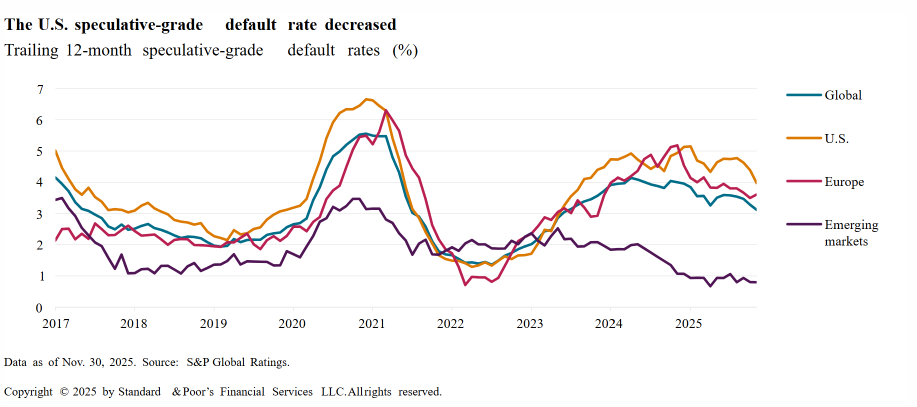
#> input picture Portfolio/machine-learning/digitise-graph/Input/digitise-graph.png, 1833 x 814 px (shown at 1/2 size)
$ jupyter execute digitise-graph.ipynb
#> lines starting #> are read from the running program, lines starting #| are printed output that depends on the picture; after the words box and inside, x2 and y2 are one past the last pixel; in counts of white or black regions, pixels touching at a corner belong together; long printed decimals are rounded
[cell 1]
#===============================================================================
#
# Name: digitise-graph.ipynb
#
# Author: MT
#
# Date: 02/01/2026
#
# Purpose: Extract data points from a graph image using Python
#
# Steps:
# Step 0: Imports
# Step 1: Helper Functions
# Step 2: Load Image
# Step 3: Crop Image
# Step 4: Process Image to Extract Data
# Step 5: Plot Extracted Data
#
#===============================================================================

[cell 2]
#===============================================================================
# Step 0: Imports

# Pandas and NumPy
import numpy as np
import pandas as pd

# Python Imaging Library
from PIL import Image

# Plotting
import matplotlib.pyplot as plt
import seaborn as sns

# Warnings
import warnings
warnings.filterwarnings("ignore", category=RuntimeWarning)
#===============================================================================

[cell 3]
#===============================================================================
# Step 1: Helper Functions

#------------------
def rgb_to_hsv_array(arr_rgb_uint8: np.ndarray):
    """Vectorized RGB->HSV. Returns (h,s,v) in [0,1]."""
    rgb = arr_rgb_uint8.astype(np.float32) / 255.0
    r, g, b = rgb[..., 0], rgb[..., 1], rgb[..., 2]
    maxc = np.max(rgb, axis=2)
    minc = np.min(rgb, axis=2)
    v = maxc
    delt = maxc - minc

    s = np.where(maxc == 0, 0, delt / maxc)

    h = np.zeros_like(maxc)
    mask = delt != 0

    # Avoid warnings on divide-by-zero (masked out anyway)
    rc = np.zeros_like(maxc)
    gc = np.zeros_like(maxc)
    bc = np.zeros_like(maxc)
    rc[mask] = (maxc[mask] - r[mask]) / delt[mask]
    gc[mask] = (maxc[mask] - g[mask]) / delt[mask]
    bc[mask] = (maxc[mask] - b[mask]) / delt[mask]

    idx = mask & (r == maxc)
    h[idx] = (bc - gc)[idx]
    idx = mask & (g == maxc)
    h[idx] = 2.0 + (rc - bc)[idx]
    idx = mask & (b == maxc)
    h[idx] = 4.0 + (gc - rc)[idx]

    h = (h / 6.0) % 1.0
    return h, s, v
#------------------

#------------------
def hue_between(h, low, high):
    """Inclusive hue range, with wrap-around support."""
    if low <= high:
        return (h >= low) & (h <= high)
    return (h >= low) | (h <= high)
#------------------

#------------------
def extract_series_y(mask, plot_mask, x_min, x_max):
    """For each x, take median y of masked pixels."""
    h, w = mask.shape
    ys = np.full(w, np.nan, dtype=float)
    for x in range(x_min, x_max + 1):
        y_idx = np.where(mask[:, x] & plot_mask[:, x])[0]
        if len(y_idx):
            ys[x] = np.median(y_idx)
    return pd.Series(ys[x_min:x_max + 1], index=np.arange(x_min, x_max + 1), dtype=float)
#------------------

#------------------
def sample_monthly(series_by_x, dates, x_min, x_max):
    """Interpolate along x and sample to monthly dates."""
    s = series_by_x.interpolate(limit_direction="both")
    xs = s.index.values.astype(float)
    ys = s.values.astype(float)
    n = len(dates)
    x_pos = x_min + np.linspace(0, 1, n) * (x_max - x_min)
    sampled = np.interp(x_pos, xs, ys)
    return pd.Series(sampled, index=dates)
#------------------
#===============================================================================

[cell 4]
#===============================================================================
# Step 2: Load Image
png_path = "Input/digitise-graph.png"
img = Image.open(png_path).convert("RGB")
img
#===============================================================================

[cell 5]
#===============================================================================
# Step 3: Crop Image
crop = img.crop((20, 120, 1570, 700)).convert("RGB")
crop
#===============================================================================

[cell 6]
#===============================================================================
# Step 4: Process Image to Extract Data

arr = np.array(crop)
H, W, _ = arr.shape
#> H = 580; W = 1550

# --- Detect gridlines to map pixels -> y-axis values (0..7) ---
r, g, b = arr[:, :, 0], arr[:, :, 1], arr[:, :, 2]
gray_grid = (np.abs(r - g) < 3) & (np.abs(r - b) < 3) & (r > 215) & (r < 250)
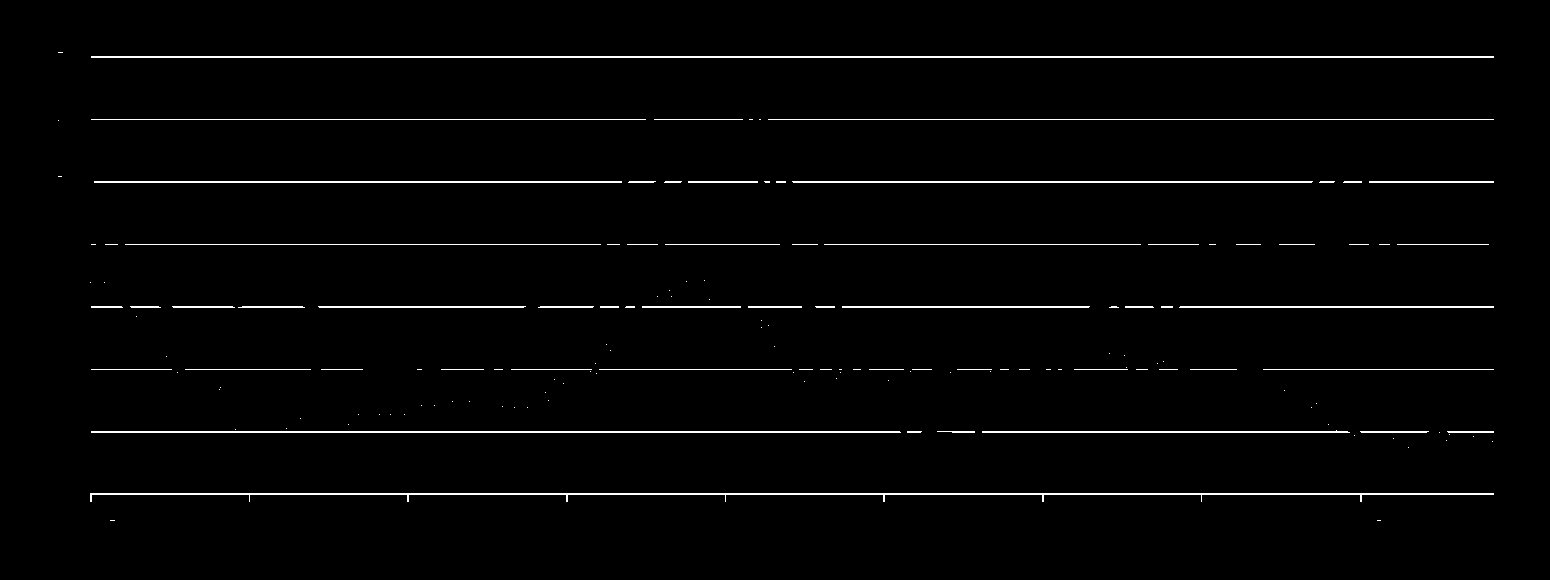
#> gray_grid: shape (580, 1550) bool; 1.9% white in thin lines or dots, all inside (x1, y1, x2, y2) = (58, 52, 1494, 521)
frac = gray_grid.mean(axis=1)
#> frac = 580 values, max 0.906 at index 493, min 0 at index 0, mean 0.0193
cand = np.where(frac > 0.2)[0]
#> cand = [56, 57, 119, 181, 182, 244, 306, 307, 369, 431, 432, 493, 494]

clusters = []
start = None
for y in cand:
    if start is None:
        start = y
        prev = y
    elif y == prev + 1:
        prev = y
    else:
        clusters.append((start, prev))
        start = y
        prev = y
#> this loop made 13 passes
#> (y, start, prev) on passes 1, 3, 4, 6, 7, 9, 10, 12: (56, 56, 56), (119, 119, 119), (181, 181, 181), (244, 244, 244), (306, 306, 306), (369, 369, 369), (431, 431, 431), (493, 493, 493)
#> (y, prev) on passes 2, 5, 8, 11, 13: (57, 57), (182, 182), (307, 307), (432, 432), (494, 494)
#> after the loop, clusters = [(56, 57), (119, 119), (181, 182), (244, 244), (306, 307), (369, 369), (431, 432)]
if start is not None:
    clusters.append((start, prev))

grid_y = np.array([(a + b) / 2 for a, b in clusters])  # 8 horizontal lines expected
#> grid_y = [56.5, 119, 181.5, 244, 306.5, 369, 431.5, 493.5]
grid_y = np.sort(grid_y)  # top->bottom
vals = np.arange(7, -1, -1)  # 7..0

# Fit y_pix = m*val + c
m, c0 = np.polyfit(vals, grid_y, 1)
#> m = -62.46; c0 = 493.8

def ypix_to_value(y_pix):
    return (y_pix - c0) / m  # m is negative

# --- Detect baseline x-range (plot width) ---
grayish = (np.abs(r - g) < 5) & (np.abs(r - b) < 5) & (r > 170) & (r < 240)
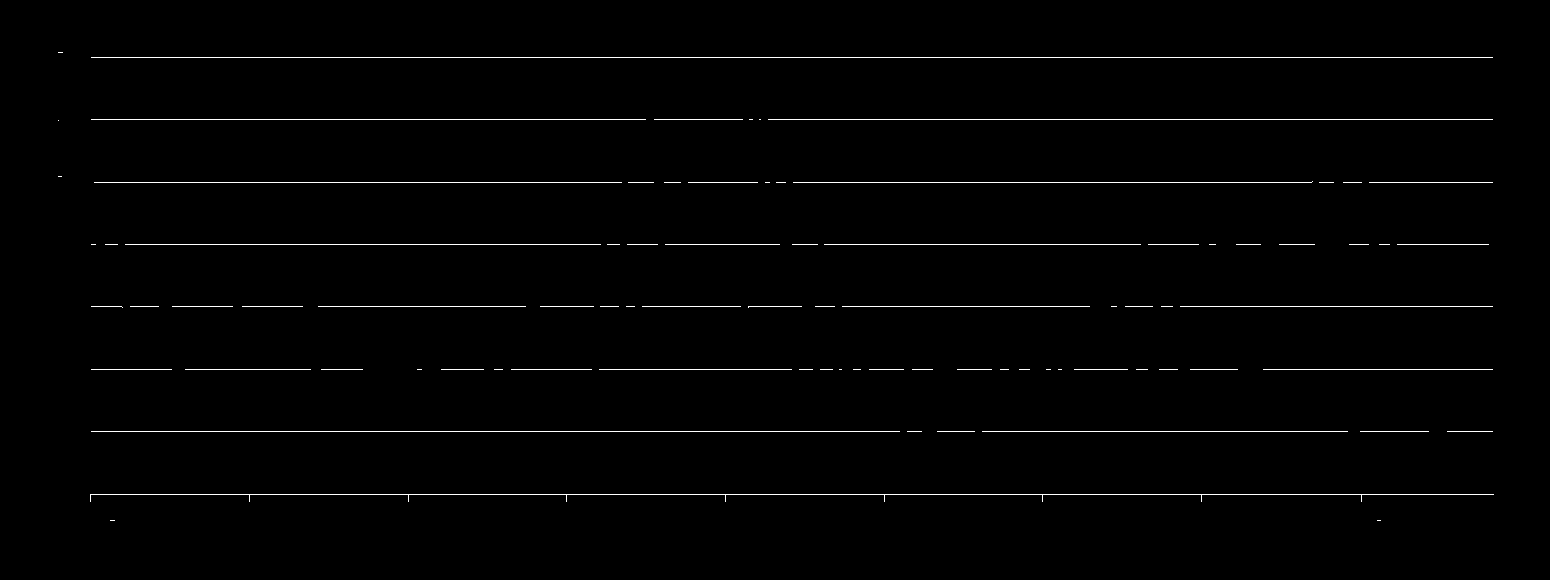
#> grayish: shape (580, 1550) bool; 1.2% white in thin lines or dots, all inside (x1, y1, x2, y2) = (58, 52, 1494, 521)
scores = [(grayish[y].mean(), y) for y in range(int(H * 0.6), H)]
#> scores = 232 pairs, first value 0 to 0.906, second value 348 to 579
baseline_y = max(scores)[1]
#> baseline_y = 494

row = grayish[baseline_y]
xs = np.where(row)[0]
#> xs = 1404 values from 90 to 1493
x_min, x_max = int(xs.min()), int(xs.max())
#> x_min = 90; x_max = 1493

plot_mask = np.zeros((H, W), dtype=bool)
plot_mask[:baseline_y, x_min:x_max + 1] = True

# --- Segment line colors in HSV ---
hue, sat, val = rgb_to_hsv_array(arr)
#> in rgb_to_hsv_array, `mask = delt != 0`: mask: shape (580, 1550) bool; 5.6% white; 82 white regions (37 under 20 px), largest, box (x1, y1, x2, y2) and area: (90, 76, 1494, 456) 46938, (52, 487, 65, 505) 117, (79, 518, 92, 536) 117
#> in rgb_to_hsv_array, `idx = mask & (r == maxc)`: idx: shape (580, 1550) bool; 3.1% white; 513 white regions (459 under 20 px), largest, box (x1, y1, x2, y2) and area: (90, 76, 874, 387) 14611, (1041, 168, 1494, 363) 7849, (855, 363, 1059, 453) 2692
#> in rgb_to_hsv_array, `idx = mask & (g == maxc)`: idx: shape (580, 1550) bool; 0.08% white in thin lines or dots, all inside (x1, y1, x2, y2) = (52, 50, 1384, 536)
#> in rgb_to_hsv_array, `h[idx] = 2.0 + (rc - bc)[idx]`:
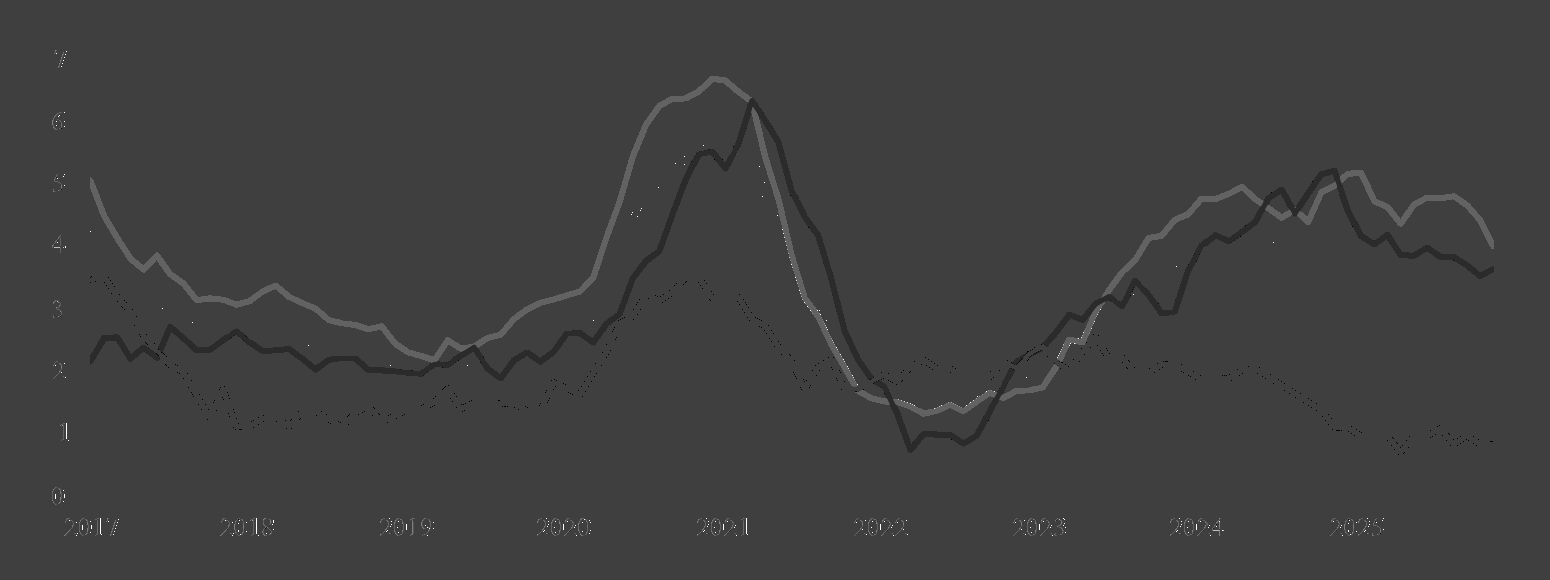
#> h: shape (580, 1550) float32; min -1, max 3, mean 0.00471; drawn with min black and max white
#> in rgb_to_hsv_array, `idx = mask & (b == maxc)`: idx: shape (580, 1550) bool; 2.5% white; 138 white regions (74 under 20 px), largest, box (x1, y1, x2, y2) and area: (90, 273, 1494, 456) 12279, (484, 144, 733, 362) 2178, (1199, 233, 1494, 303) 2056
#> in rgb_to_hsv_array, `h[idx] = 4.0 + (gc - rc)[idx]`:
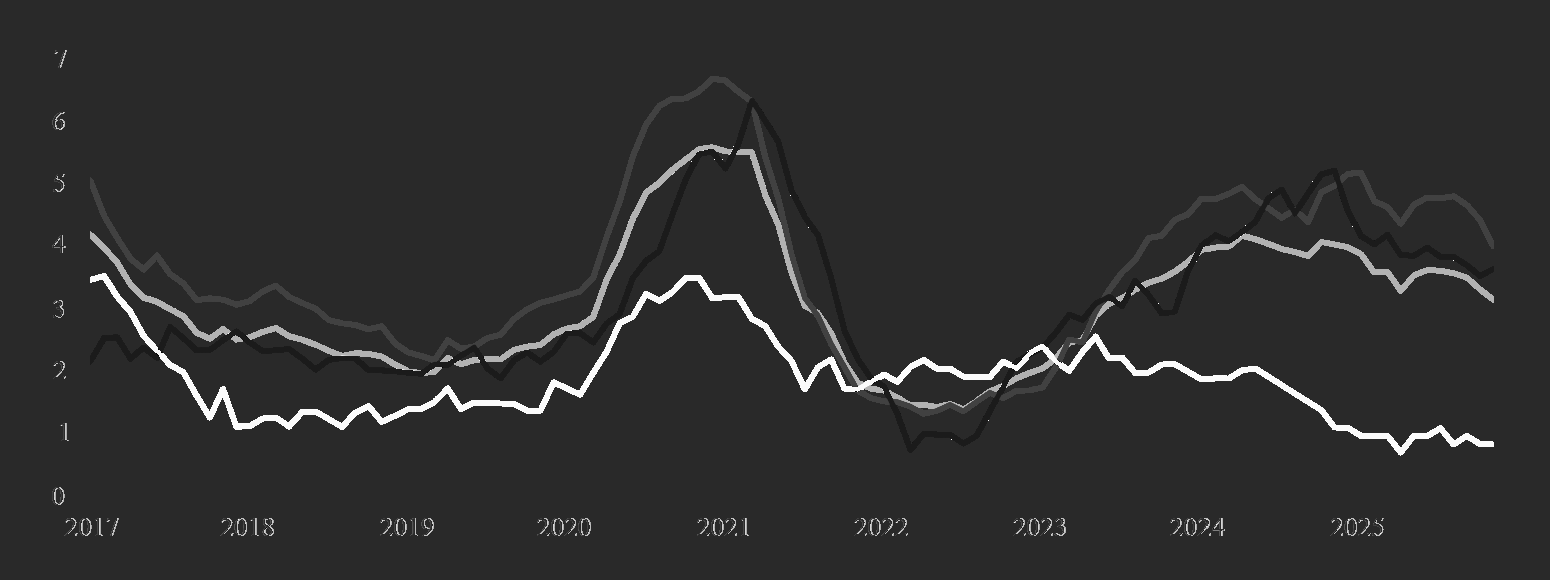
#> h: shape (580, 1550) float32; 2.51% of pixels changed, all inside (x1, y1, x2, y2) = (54, 50, 1494, 536); drawn with min black and max white

# Hue bands tuned to this chart’s line colors
mask_global = hue_between(hue, 0.48, 0.62) & (sat > 0.50) & (val > 0.20)  # teal
#> in hue_between, `return (h >= low) & (h <= high)`: returned value: shape (580, 1550) bool; 1.2% white; 132 white regions (73 under 20 px), largest, box (x1, y1, x2, y2) and area: (484, 144, 732, 362) 2162, (1199, 233, 1494, 303) 2053, (90, 231, 231, 342) 1160
#> mask_global: shape (580, 1550) bool; 0.9% white; 332 white regions (312 under 20 px), largest, box (x1, y1, x2, y2) and area: (484, 145, 732, 362) 1725, (1200, 234, 1493, 302) 1629, (91, 233, 230, 341) 908
mask_us     = hue_between(hue, 0.05, 0.15) & (sat > 0.50) & (val > 0.20)  # orange
#> in hue_between (call 2), `return (h >= low) & (h <= high)`: returned value: shape (580, 1550) bool; 1.5% white; 181 white regions (159 under 20 px), largest, box (x1, y1, x2, y2) and area: (90, 76, 752, 363) 5747, (751, 108, 858, 387) 1746, (1340, 170, 1494, 249) 1354
#> mask_us: shape (580, 1550) bool; 1.2% white; 284 white regions (274 under 20 px), largest, box (x1, y1, x2, y2) and area: (91, 76, 751, 362) 4717, (752, 108, 858, 387) 1508, (1340, 170, 1493, 249) 1114
mask_europe = hue_between(hue, 0.90, 1.00) & (sat > 0.50) & (val > 0.20)  # magenta
#> in hue_between (call 3), `return (h >= low) & (h <= high)`: returned value: shape (580, 1550) bool; 1.5% white; 37 white regions (32 under 20 px), largest, box (x1, y1, x2, y2) and area: (158, 98, 874, 381) 7046, (1042, 168, 1494, 347) 4131, (874, 368, 1015, 453) 1386, (90, 334, 160, 365) 624, (1013, 352, 1027, 365) 54
#> mask_europe: shape (580, 1550) bool; 1.2% white; 34 white regions (29 under 20 px), largest, box (x1, y1, x2, y2) and area: (158, 98, 873, 381) 5660, (1043, 168, 1493, 347) 3321, (874, 368, 1015, 453) 1117, (91, 335, 160, 363) 481, (1013, 353, 1027, 365) 42
mask_em     = hue_between(hue, 0.74, 0.88) & (sat > 0.35) & (val > 0.20)  # purple
#> in hue_between (call 4), `return (h >= low) & (h <= high)`: returned value: shape (580, 1550) bool; 1.3% white; 76 white regions (75 under 20 px), largest, box (x1, y1, x2, y2) and area: (90, 273, 1494, 456) 11563
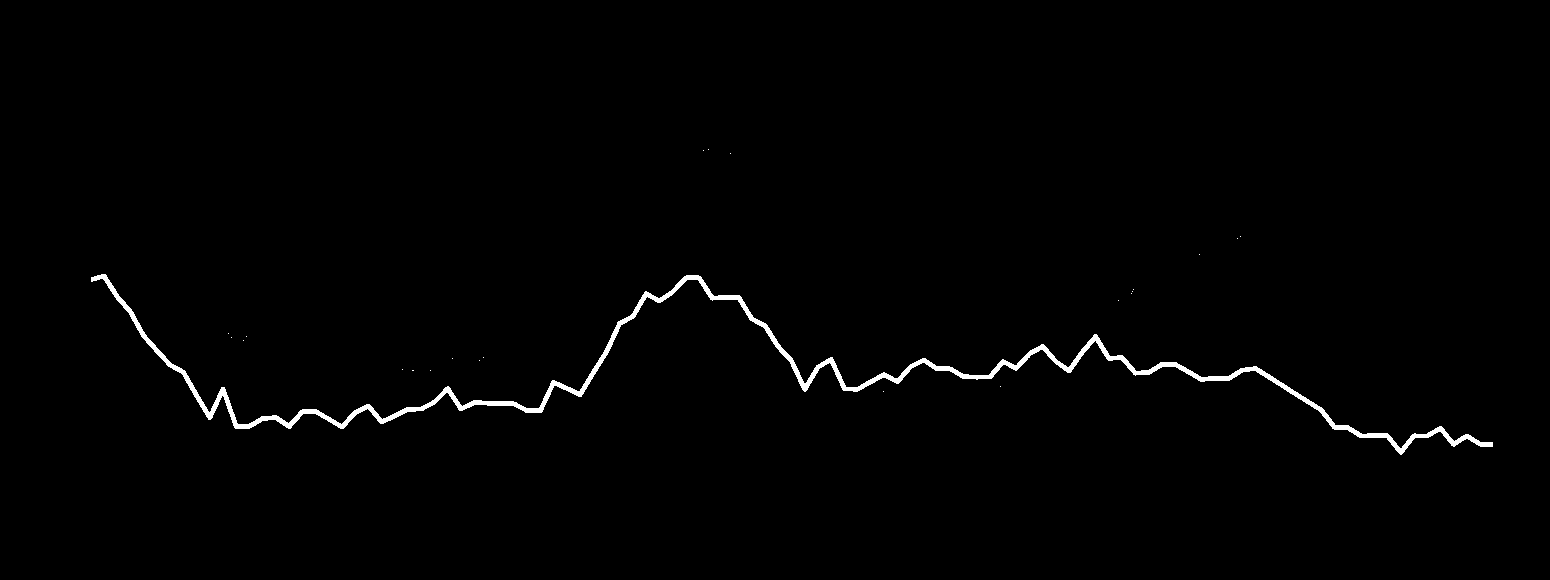
#> mask_em: shape (580, 1550) bool; 1% white; 23 white regions (22 under 20 px), largest, box (x1, y1, x2, y2) and area: (91, 274, 1493, 455) 9018

# --- Extract y pixel positions by x, then convert to values ---
global_y = extract_series_y(mask_global, plot_mask, x_min, x_max)
#> the loop in extract_series_y, `for x in range(x_min, x_max + 1):` made 1404 passes
#> y_idx on passes 2 to 4: [233, 234, 235, 236, 237, 238], [233, 234, 235, 236, 237, 238, 239], [234, 235, 236, 237, 238, 239, 240]
us_y     = extract_series_y(mask_us,     plot_mask, x_min, x_max)
#> the loop in extract_series_y (call 2), `for x in range(x_min, x_max + 1):` made 1404 passes
#> y_idx on passes 2, 15, 16: [179, 180, 181, 182, 183, 184, 185, 186, 187, 188, 189], [210, 211, 212, 213, 214, 215, 216, 217, 218, 219, 220], [212, 213, 214, 215, 216, 217, 218, 219, 220, 221, 222]
europe_y = extract_series_y(mask_europe, plot_mask, x_min, x_max)
em_y     = extract_series_y(mask_em,     plot_mask, x_min, x_max)

global_v = ypix_to_value(global_y)
us_v     = ypix_to_value(us_y)
europe_v = ypix_to_value(europe_y)
em_v     = ypix_to_value(em_y)

# --- Sample to monthly dates (assumes chart is monthly, Jan 2017 .. Nov 2025) ---
dates = pd.date_range("2017-01-01", "2025-11-01", freq="MS")

# --- Create DataFrame and save to CSV ---
df = pd.DataFrame({
    "Global": sample_monthly(global_v, dates, x_min, x_max),
    "U.S.": sample_monthly(us_v, dates, x_min, x_max),
    "Europe": sample_monthly(europe_v, dates, x_min, x_max),
    "Emerging markets": sample_monthly(em_v, dates, x_min, x_max),
})
#> in sample_monthly, `x_pos = x_min + np.linspace(0, 1, n) * (x_max - x_min)`: x_pos = 107 values from 90 to 1493
#> in sample_monthly, `sampled = np.interp(x_pos, xs, ys)`: sampled = 107 values, max 5.56 at index 47, min 1.4 at index 66, mean 3.06
#> df = table of 107 rows and 4 columns
df.to_csv("digitise-graph.csv", index_label="Date")
print(df.head())
#|               Global      U.S.    Europe  Emerging markets
#| 2017-01-01  4.135  4.960  2.166          3.439
#| 2017-02-01  3.948  4.488  2.474          3.477
#| 2017-03-01  3.708  4.112  2.499          3.171
#| 2017-04-01  3.374  3.790  2.195          2.918
#| 2017-05-01  3.159  3.608  2.341          2.552
print(df.tail())
#|               Global      U.S.    Europe  Emerging markets
#| 2025-07-01  3.583  4.736  3.807          1.045
#| 2025-08-01  3.535  4.766  3.797          0.8109
#| 2025-09-01  3.463  4.615  3.663          0.9253
#| 2025-10-01  3.275  4.365  3.505          0.801
#| 2025-11-01  3.127  4.007  3.599          0.7972
#===============================================================================

[cell 7]
#===============================================================================
# Step 5: Plot Extracted Data

colors = {
    "Global": "#046d8a",
     "U.S.": "#f28e2b",
    "Europe": "#b92353",
    "Emerging markets": "#531a58",
}

# long-form for seaborn
df_long = (
    df.reset_index()
      .rename(columns={"index": "Date"})
      .melt(id_vars="Date", var_name="Region", value_name="Rate")
)
#> df_long = table of 428 rows and 3 columns

sns.set_theme(style="whitegrid")

plt.figure(figsize=(12, 4.5))
sns.lineplot(
    data=df_long,
    x="Date", y="Rate",
    hue="Region",
    palette=colors,
    linewidth=3
)

plt.ylim(0, 7)
plt.grid(axis="y", alpha=0.3)

years = pd.date_range("2017-01-01", "2025-01-01", freq="YS")
plt.xticks(years, [d.year for d in years])

plt.title("The U.S. speculative-grade default rate decreased\nTrailing 12-month speculative-grade default rates (%)")

plt.legend(title=None, loc="center left", bbox_to_anchor=(1.02, 0.5), frameon=False)

plt.savefig("digitised-chart-output.png", dpi=300, bbox_inches="tight")
#> figure, not shown here; curve peaks at x = 18597, y = 5.56; curve peaks at x = 18597, y = 6.65; curve peaks at x = 18687, y = 6.27
plt.tight_layout()
plt.show()
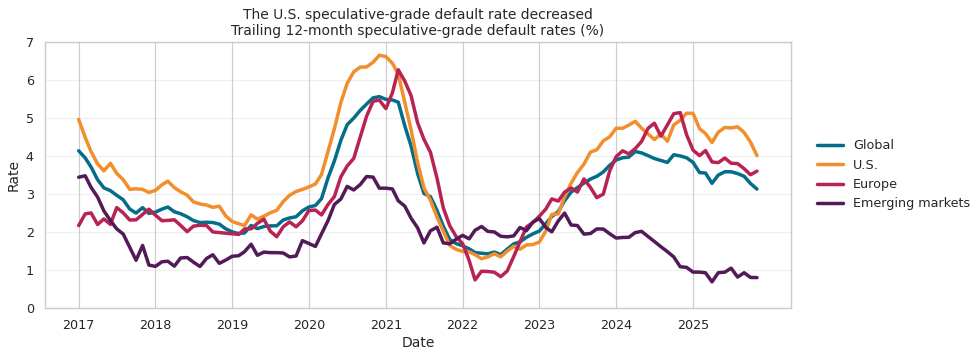
#> figure drawn by matplotlib, 1 panel; curve peaks at x = 18597, y = 5.56; curve peaks at x = 18597, y = 6.65; curve peaks at x = 18687, y = 6.27
#===============================================================================
